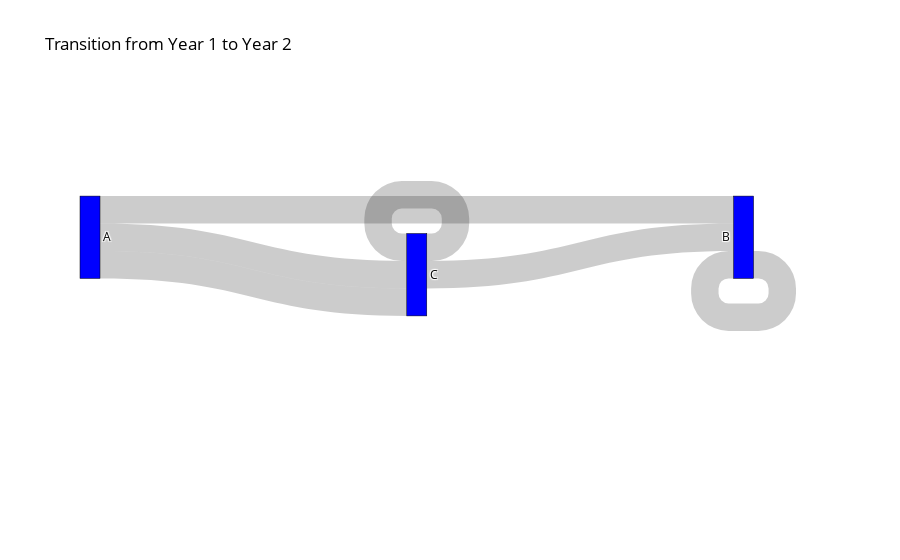

Source (notebook cell):
### Code cell
import plotly.graph_objects as go

# Sample data
data = [
    {'id': 1, 'type_1': 'A', 'type_2': 'B'},
    {'id': 2, 'type_1': 'A', 'type_2': 'C'},
    {'id': 3, 'type_1': 'B', 'type_2': 'B'},
    {'id': 4, 'type_1': 'C', 'type_2': 'B'},
    {'id': 5, 'type_1': 'C', 'type_2': 'C'},
    {'id': 6, 'type_1': 'A', 'type_2': 'C'}
]

# Create nodes and links
nodes = []
links = []

for row in data:
    links.append({'source': row['type_1'], 'target': row['type_2'], 'value': 1})

    if row['type_1'] not in nodes:
        nodes.append(row['type_1'])
    if row['type_2'] not in nodes:
        nodes.append(row['type_2'])

# Create Sankey diagram
fig = go.Figure(data=[go.Sankey(
    node=dict(
        label=nodes,
      pad = 15,
      thickness = 20,
      line = dict(color = "black", width = 0.5),
      color = "blue"
    ),
    link=dict(
        source=[nodes.index(link['source']) for link in links],
        target=[nodes.index(link['target']) for link in links],
        value=[link['value'] for link in links]
    ))])

# Customize the layout
fig.update_layout(title_text="Transition from Year 1 to Year 2",
                  font=dict(size=12, color='black'))

# Display the Sankey diagram
fig.show()

print(links)
print(nodes)
print([link['source'] for link in links])

### Figure 1 — Plotly figure (JSON) as saved in the notebook; plotly's stock layout.template omitted (floating-point values rounded to 4 significant figures)
{"data": [{"link": {"source": [0, 0, 1, 2, 2, 0], "target": [1, 2, 1, 1, 2, 2], "value": [1, 1, 1, 1, 1, 1]}, "node": {"color": "blue", "label": ["A", "B", "C"], "line": {"color": "black", "width": 0.5}, "pad": 15, "thickness": 20}, "type": "sankey"}], "layout": {"font": {"color": "black", "size": 12}, "title": {"text": "Transition from Year 1 to Year 2"}}}
